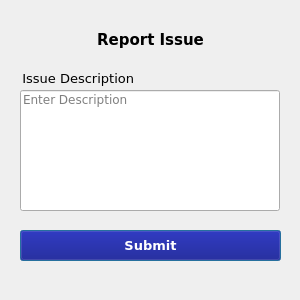
<?xml version="1.0" encoding="UTF-8"?>
<ui version="4.0">
 <class>userreportissue</class>
 <widget class="QDialog" name="userreportissue">
  <property name="geometry">
   <rect>
    <x>0</x>
    <y>0</y>
    <width>300</width>
    <height>300</height>
   </rect>
  </property>
  <property name="minimumSize">
   <size>
    <width>300</width>
    <height>300</height>
   </size>
  </property>
  <property name="maximumSize">
   <size>
    <width>300</width>
    <height>300</height>
   </size>
  </property>
  <property name="windowTitle">
   <string>Dialog</string>
  </property>
  <widget class="QLabel" name="label">
   <property name="geometry">
    <rect>
     <x>0</x>
     <y>30</y>
     <width>301</width>
     <height>20</height>
    </rect>
   </property>
   <property name="font">
    <font>
     <family>Verdana</family>
     <pointsize>11</pointsize>
     <bold>true</bold>
    </font>
   </property>
   <property name="text">
    <string>Report Issue</string>
   </property>
   <property name="alignment">
    <set>Qt::AlignCenter</set>
   </property>
  </widget>
  <widget class="QLabel" name="label_2">
   <property name="geometry">
    <rect>
     <x>10</x>
     <y>70</y>
     <width>261</width>
     <height>16</height>
    </rect>
   </property>
   <property name="font">
    <font>
     <family>Verdana</family>
     <pointsize>10</pointsize>
    </font>
   </property>
   <property name="text">
    <string>   Issue Description </string>
   </property>
  </widget>
  <widget class="QLineEdit" name="lineEdit_userUsername">
   <property name="geometry">
    <rect>
     <x>20</x>
     <y>90</y>
     <width>260</width>
     <height>121</height>
    </rect>
   </property>
   <property name="minimumSize">
    <size>
     <width>260</width>
     <height>0</height>
    </size>
   </property>
   <property name="maximumSize">
    <size>
     <width>260</width>
     <height>16777215</height>
    </size>
   </property>
   <property name="font">
    <font>
     <family>Verdana</family>
    </font>
   </property>
   <property name="alignment">
    <set>Qt::AlignLeading|Qt::AlignLeft|Qt::AlignTop</set>
   </property>
   <property name="placeholderText">
    <string>Enter Description </string>
   </property>
  </widget>
  <widget class="QPushButton" name="pushButton">
   <property name="geometry">
    <rect>
     <x>20</x>
     <y>230</y>
     <width>261</width>
     <height>31</height>
    </rect>
   </property>
   <property name="font">
    <font>
     <family>Verdana</family>
     <pointsize>10</pointsize>
     <bold>true</bold>
    </font>
   </property>
   <property name="styleSheet">
    <string notr="true">background-color: rgb(0, 0, 127);
color: rgb(255, 255, 255);</string>
   </property>
   <property name="text">
    <string>Submit</string>
   </property>
  </widget>
  <widget class="QLabel" name="label_3">
   <property name="geometry">
    <rect>
     <x>260</x>
     <y>20</y>
     <width>21</width>
     <height>16</height>
    </rect>
   </property>
   <property name="text">
    <string/>
   </property>
   <property name="pixmap">
    <pixmap>image/crossicon.png</pixmap>
   </property>
   <property name="scaledContents">
    <bool>true</bool>
   </property>
  </widget>
 </widget>
 <resources/>
 <connections/>
</ui>
